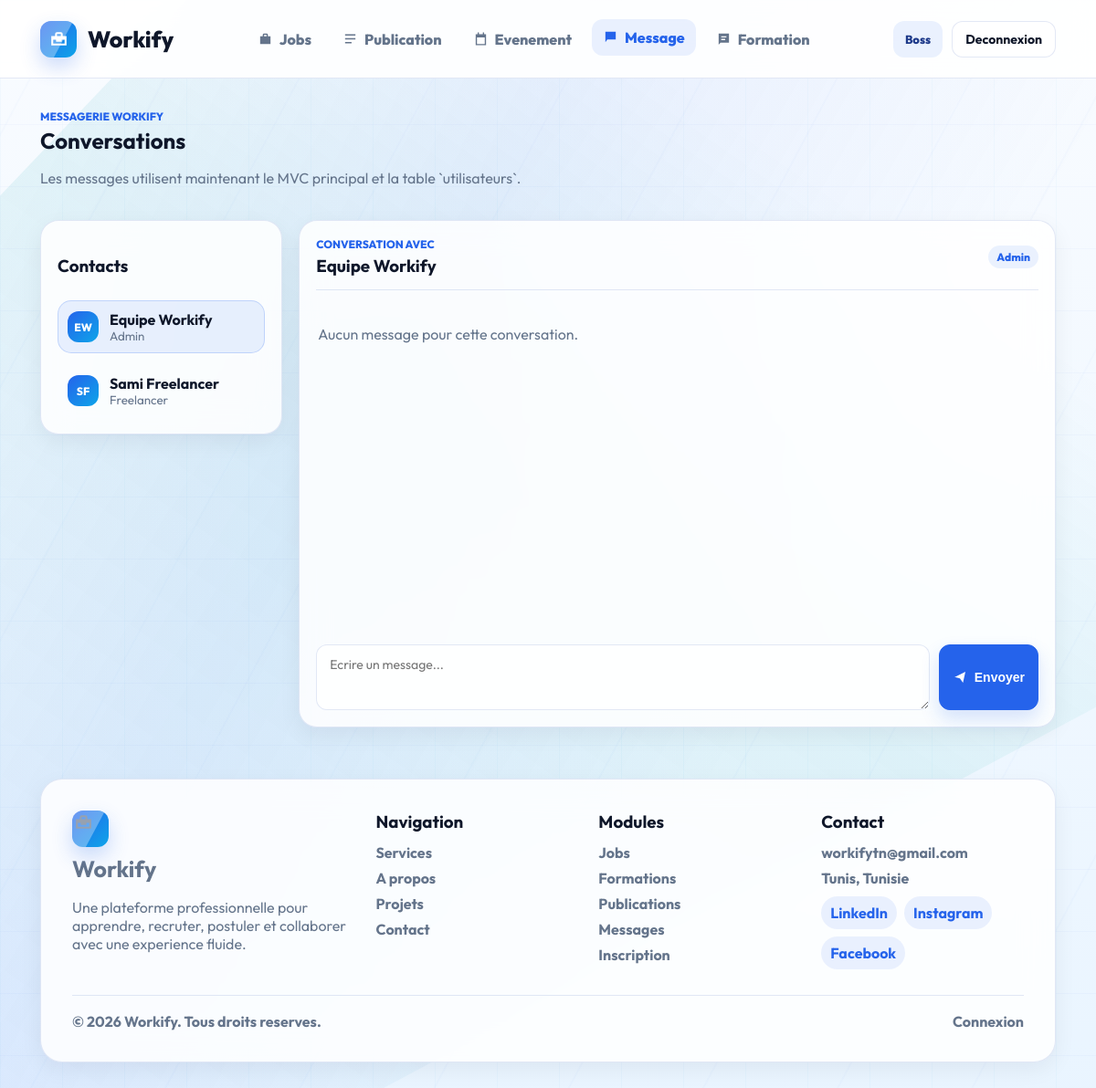
Before: /controller/MessageC.php?office=front&action=list&with=1 (signed in) with the older database file.
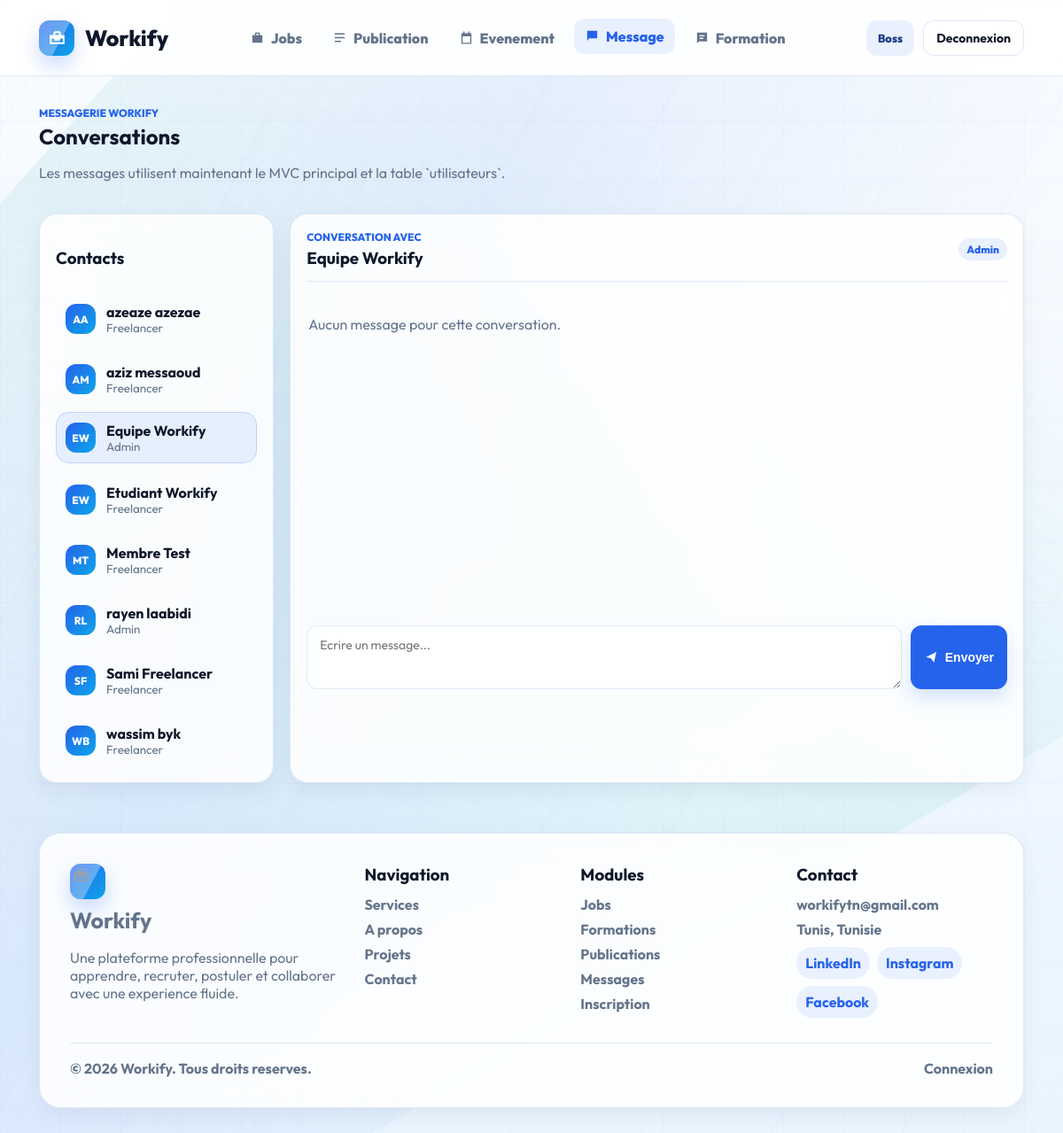
After: the same page with the newer database file.
### tables this page shows
CREATE TABLE `utilisateurs` (
  `id` int(11) NOT NULL AUTO_INCREMENT,
  `role_id` int(11) NOT NULL,
  `first_name` varchar(100) NOT NULL,
  `last_name` varchar(100) NOT NULL,
  `email` varchar(190) NOT NULL,
  `phone` varchar(40) DEFAULT NULL,
  `password` varchar(255) NOT NULL,
  `headline` varchar(150) NOT NULL,
  `bio` text NOT NULL,
  `avatar_url` varchar(255) DEFAULT NULL,
  `status` enum('active','pending','blocked') NOT NULL DEFAULT 'active',
  `created_at` datetime NOT NULL DEFAULT current_timestamp(),
  PRIMARY KEY (`id`),
  UNIQUE KEY `email` (`email`),
  KEY `fk_utilisateurs_role` (`role_id`),
  CONSTRAINT `fk_utilisateurs_role` FOREIGN KEY (`role_id`) REFERENCES `roles` (`id`) ON UPDATE CASCADE
);

CREATE TABLE `roles` (
  `id` int(11) NOT NULL AUTO_INCREMENT,
  `name` varchar(60) NOT NULL,
  `slug` varchar(40) NOT NULL,
  `description` varchar(255) DEFAULT NULL,
  PRIMARY KEY (`id`),
  UNIQUE KEY `slug` (`slug`)
);

### controller/AuthC.php (called while the page is built, shortened)
<?php
class AuthC
{
    public static function isLoggedIn()
    {
        return isset($_SESSION['user_id']);
    }
    public static function currentUserName()
    {
        return isset($_SESSION['user_name']) ? $_SESSION['user_name'] : '';
    }
}
?>

### controller/MessageModel.php (called while the page is built, shortened)
<?php
class MessageModel
{
    public function listeUtilisateursContactables($currentUserId)
    {
        $sql = 'SELECT u.*, r.slug AS role_slug, r.name AS role_name
                FROM utilisateurs u
                INNER JOIN roles r ON u.role_id = r.id
                WHERE u.status = "active" AND u.id != :id
                ORDER BY u.first_name ASC, u.last_name ASC';
        $db = config::getConnexion();
        try {
            $query = $db->prepare($sql);
            $query->execute(['id' => (int) $currentUserId]);
            return $query->fetchAll();
        } catch (Exception $e) {
            die('Erreur: ' . $e->getMessage());
        }
    }
}
?>

### controller/UtilisateurModel.php (called while the page is built, shortened)
<?php
class UtilisateurModel
{
    public function getUtilisateurById($id)
    {
        $sql = 'SELECT u.*, r.name AS role_name, r.slug AS role_slug
                FROM utilisateurs u
                INNER JOIN roles r ON u.role_id = r.id
                WHERE u.id = :id';
        $db = config::getConnexion();
        try {
            $query = $db->prepare($sql);
            $query->execute(['id' => $id]);
            return $query->fetch();
        } catch (Exception $e) {
            die('Erreur: ' . $e->getMessage());
        }
    }
}
?>

### view/messages/list.php (the view, shortened to what this page needs)
<?php
$activeModule = 'messages';
$contacts = isset($contacts) ? $contacts : [];
$messages = isset($messages) ? $messages : [];
$selectedUser = isset($selectedUser) ? $selectedUser : null;
include __DIR__ . '/../includes/header.php';
?>
<div class="toolbar">
    <div>
        <p class="eyebrow">Messagerie Workify</p>
        <h2>Conversations</h2>
        <p class="muted">Les messages utilisent maintenant le MVC principal et la table `utilisateurs`.</p>
    </div>
</div>
<div class="message-layout">
    <aside class="message-contacts">
        <h3>Contacts</h3>
        <?php foreach ($contacts as $contactItem) { ?>
            <a class="contact-row <?= $selectedUser && (int) $selectedUser['id'] === (int) $contactItem['id'] ? 'active' : ''; ?>" href="../controller/MessageC.php?office=front&action=list&with=<?= (int) $contactItem['id']; ?>">
                <span class="avatar-pill small"><?= htmlspecialchars(strtoupper(substr($contactItem['first_name'], 0, 1) . substr($contactItem['last_name'], 0, 1)), ENT_QUOTES); ?></span>
                <span>
                    <strong><?= htmlspecialchars($contactItem['first_name'] . ' ' . $contactItem['last_name'], ENT_QUOTES); ?></strong>
                    <small><?= htmlspecialchars($contactItem['role_name'], ENT_QUOTES); ?></small>
                </span>
            </a>
        <?php } ?>
    </aside>
    <section class="message-panel">
        <?php if (!$selectedUser) { ?>
            <div class="empty-state">
                <h3>Choisissez un contact</h3>
                <p class="muted">Selectionnez un utilisateur pour commencer la conversation.</p>
            </div>
        <?php } else { ?>
            <div class="message-head">
                <div>
                    <p class="eyebrow">Conversation avec</p>
                    <h3><?= htmlspecialchars($selectedUser['first_name'] . ' ' . $selectedUser['last_name'], ENT_QUOTES); ?></h3>
                </div>
                <span class="badge"><?= htmlspecialchars($selectedUser['role_name'], ENT_QUOTES); ?></span>
            </div>
            <div class="message-thread">
                <?php if (empty($messages)) { ?>
                    <p class="muted">Aucun message pour cette conversation.</p>
                <?php } ?>
            </div>
            <form class="message-form" action="../controller/MessageC.php?office=front&action=send" method="post">
                <textarea name="content" placeholder="Ecrire un message..." required></textarea>
                <button class="btn btn-primary" type="submit">
                    <svg viewBox="0 0 24 24"><path d="M3 12 21 3l-4 18-5-7-7-2z"/></svg>
                    Envoyer
                </button>
            </form>
        <?php } ?>
    </section>
</div>
<?php include __DIR__ . '/../includes/footer.php'; ?>

### controller/MessageC.php (shortened to what this page needs)
<?php
require_once __DIR__ . '/MessageModel.php';
require_once __DIR__ . '/UtilisateurModel.php';
require_once __DIR__ . '/AuthC.php';
class MessageC
{
    private $messageModel;
    private $utilisateurModel;
    public function __construct()
    {
        $this->messageModel = new MessageModel();
        $this->utilisateurModel = new UtilisateurModel();
    }
    public function handleRequest()
    {
        $action = isset($_GET['action']) ? $_GET['action'] : 'list';
        $office = $this->office();
        if ($action === 'send') {
            $this->envoyer();
        } elseif ($action === 'delete') {
            $this->supprimer();
        } else {
            $office === 'back' ? $this->admin() : $this->liste();
        }
    }
    private function office()
    {
        return (isset($_GET['office']) && $_GET['office'] === 'back') ? 'back' : 'front';
    }
    private function liste()
    {
        $office = 'front';
        $currentUser = $this->currentUser();
        $contacts = $this->messageModel->listeUtilisateursContactables((int) $currentUser['id']);
        $with = isset($_GET['with']) ? (int) $_GET['with'] : 0;
        $selectedUser = $with > 0 ? $this->utilisateurModel->getUtilisateurById($with) : null;
        include __DIR__ . '/../view/messages/list.php';
    }
    private function currentUser()
    {
        $user = $this->utilisateurModel->getUtilisateurById(AuthC::currentUserId());
        return $user;
    }
}
$controller = new MessageC();
$controller->handleRequest();
?>

### view/includes/header.php (shortened to what this page needs)
<?php
require_once __DIR__ . '/../../controller/AuthC.php';
$pageTitle = isset($pageTitle) ? $pageTitle : 'Workify';
$office = isset($office) ? $office : 'front';
$activeModule = isset($activeModule) ? $activeModule : '';
$isAdmin = AuthC::isAdmin();
$isLoggedIn = AuthC::isLoggedIn();
$isBackOffice = $office === 'back' && $isAdmin;
$frontLinks = [
    ['key' => 'jobs', 'label' => 'Jobs', 'href' => '../controller/JobC.php?office=front&action=list', 'icon' => 'M10 4h4a2 2 0 0 1 2 2v2h4v12H4V8h4V6a2 2 0 0 1 2-2zm4 4V6h-4v2h4z'],
    ['key' => 'publications', 'label' => 'Publication', 'href' => '../controller/PublicationC.php?office=front&action=list', 'icon' => 'M4 5h16v2H4V5zm0 6h16v2H4v-2zm0 6h10v2H4v-2z'],
    ['key' => 'events', 'label' => 'Evenement', 'href' => '../controller/HomeC.php#services', 'icon' => 'M7 2h2v3h6V2h2v3h3v17H4V5h3V2zm11 8H6v10h12V10z'],
    ['key' => 'messages', 'label' => 'Message', 'href' => '../controller/MessageC.php?office=front&action=list', 'icon' => 'M4 4h16v12H7l-3 4V4z'],
    ['key' => 'formations', 'label' => 'Formation', 'href' => '../controller/FormationC.php?office=front&action=list', 'icon' => 'M4 4h16v14H7l-3 3V4zm4 4v2h8V8H8zm0 4v2h6v-2H8z']
];
$backLinks = [
    ['key' => 'dashboard', 'label' => 'Dashboard', 'href' => '../controller/BackDashboardC.php', 'icon' => 'M3 13h8V3H3v10zm0 8h8v-6H3v6zm10 0h8V11h-8v10zm0-18v6h8V3h-8z'],
    ['key' => 'jobs', 'label' => 'Jobs', 'href' => '../controller/JobC.php?office=back&action=list', 'icon' => 'M10 4h4a2 2 0 0 1 2 2v2h4v12H4V8h4V6a2 2 0 0 1 2-2zm4 4V6h-4v2h4z'],
    ['key' => 'publications', 'label' => 'Publication', 'href' => '../controller/PublicationC.php?office=back&action=list', 'icon' => 'M4 5h16v2H4V5zm0 6h16v2H4v-2zm0 6h10v2H4v-2z'],
    ['key' => 'events', 'label' => 'Evenement', 'href' => '#events', 'icon' => 'M7 2h2v3h6V2h2v3h3v17H4V5h3V2zm11 8H6v10h12V10z'],
    ['key' => 'messages', 'label' => 'Message', 'href' => '../controller/MessageC.php?office=back&action=list', 'icon' => 'M4 4h16v12H7l-3 4V4z'],
    ['key' => 'formations', 'label' => 'Formation', 'href' => '../controller/FormationC.php?office=back&action=list', 'icon' => 'M4 4h16v14H7l-3 3V4zm4 4v2h8V8H8zm0 4v2h6v-2H8z'],
    ['key' => 'users', 'label' => 'Users', 'href' => '../controller/UtilisateurC.php?action=list', 'icon' => 'M12 12c2.2 0 4-1.8 4-4s-1.8-4-4-4-4 1.8-4 4 1.8 4 4 4zm0 2c-2.7 0-8 1.4-8 4.2V20h16v-1.8c0-2.8-5.3-4.2-8-4.2z'],
    ['key' => 'contacts', 'label' => 'Contacts', 'href' => '../controller/ContactC.php?action=list', 'icon' => 'M20 4H4c-1.1 0-2 .9-2 2v12c0 1.1.9 2 2 2h16c1.1 0 2-.9 2-2V6c0-1.1-.9-2-2-2zm0 4-8 5-8-5V6l8 5 8-5v2z']
];
?>
<!DOCTYPE html>
<html lang="fr">
<head>
    <link rel="stylesheet" href="../assets/css/style.css">
</head>
<body class="<?= $isBackOffice ? 'back-mode' : 'front-mode'; ?>">
    <div class="<?= $isBackOffice ? 'app-shell' : 'front-shell'; ?>">
        <?php if ($isBackOffice) { ?>
            <aside class="sidebar">
                <a class="brand" href="../controller/BackDashboardC.php">
                    <span class="brand-mark brand-briefcase" aria-hidden="true">
                        <svg viewBox="0 0 24 24"><path d="M10 5h4a2 2 0 0 1 2 2v2h4v10H4V9h4V7a2 2 0 0 1 2-2zm4 4V7h-4v2h4zm-8 4v4h12v-4h-3v2H9v-2H6z"/></svg>
                    </span>
                    <span class="brand-text">Workify</span>
                </a>
                <div class="nav-title">Navigation</div>
                <?php foreach ($backLinks as $link) { ?>
                    <a class="nav-link <?= $activeModule === $link['key'] ? 'active' : ''; ?>" data-module="<?= htmlspecialchars($link['key'], ENT_QUOTES); ?>" href="<?= htmlspecialchars($link['href'], ENT_QUOTES); ?>">
                        <span class="nav-icon" aria-hidden="true"><svg viewBox="0 0 24 24"><path d="<?= htmlspecialchars($link['icon'], ENT_QUOTES); ?>"/></svg></span>
                        <?= htmlspecialchars($link['label'], ENT_QUOTES); ?>
                    </a>
                <?php } ?>
            </aside>
            <main class="main-content">
                <header class="topbar">
                    <div>
                        <p class="eyebrow">Espace prive</p>
                        <h1><?= htmlspecialchars($pageTitle, ENT_QUOTES); ?></h1>
                    </div>
                    <div class="topbar-actions">
                        <span class="admin-pill"><?= htmlspecialchars(AuthC::currentUserName(), ENT_QUOTES); ?></span>
                        <a class="btn btn-danger" href="../controller/AuthController.php?action=logout">Deconnexion</a>
                    </div>
                </header>
                <section class="page">
        <?php } else { ?>
            <header class="public-header">
                <a class="public-brand" href="../controller/HomeC.php">
                    <span class="brand-mark brand-briefcase" aria-hidden="true">
                        <svg viewBox="0 0 24 24"><path d="M10 5h4a2 2 0 0 1 2 2v2h4v10H4V9h4V7a2 2 0 0 1 2-2zm4 4V7h-4v2h4zm-8 4v4h12v-4h-3v2H9v-2H6z"/></svg>
                    </span>
                    <span class="brand-text">Workify</span>
                </a>
                <nav class="public-nav" aria-label="Navigation principale">
                    <?php foreach ($frontLinks as $link) { ?>
                        <a class="<?= $activeModule === $link['key'] ? 'active' : ''; ?>" data-module="<?= htmlspecialchars($link['key'], ENT_QUOTES); ?>" href="<?= htmlspecialchars($link['href'], ENT_QUOTES); ?>">
                            <svg viewBox="0 0 24 24" aria-hidden="true"><path d="<?= htmlspecialchars($link['icon'], ENT_QUOTES); ?>"/></svg>
                            <?= htmlspecialchars($link['label'], ENT_QUOTES); ?>
                        </a>
                    <?php } ?>
                </nav>
                <div class="public-actions">
                    <?php if ($isLoggedIn) { ?>
                        <span class="admin-pill"><?= htmlspecialchars(AuthC::currentUserName(), ENT_QUOTES); ?></span>
                        <a class="btn" href="../controller/AuthController.php?action=logout">Deconnexion</a>
                    <?php } else { ?>
                        <a class="btn" href="../controller/AuthController.php?action=signup">Inscription</a>
                        <a class="btn btn-primary" href="../controller/AuthController.php?action=login">Connexion</a>
                    <?php } ?>
                </div>
            </header>
            <main class="public-main">
                <section class="page">
        <?php } ?>

### view/includes/footer.php (shortened to what this page needs)
            </section>
            <?php if (!isset($isBackOffice) || !$isBackOffice) { ?>
                <footer class="site-footer">
                    <div class="footer-grid">
                        <div>
                            <a class="public-brand footer-brand" href="../controller/HomeC.php">
                                <span class="brand-mark brand-briefcase" aria-hidden="true">
                                    <svg viewBox="0 0 24 24"><path d="M10 5h4a2 2 0 0 1 2 2v2h4v10H4V9h4V7a2 2 0 0 1 2-2zm4 4V7h-4v2h4zm-8 4v4h12v-4h-3v2H9v-2H6z"/></svg>
                                </span>
                                <span class="brand-text">Workify</span>
                            </a>
                            <p class="muted">Une plateforme professionnelle pour apprendre, recruter, postuler et collaborer avec une experience fluide.</p>
                        </div>
                        <div>
                            <h3>Navigation</h3>
                            <a href="../controller/HomeC.php#services">Services</a>
                            <a href="../controller/HomeC.php#about">A propos</a>
                            <a href="../controller/HomeC.php#projects">Projets</a>
                            <a href="../controller/HomeC.php#contact">Contact</a>
                        </div>
                        <div>
                            <h3>Modules</h3>
                            <a href="../controller/JobC.php?office=front&action=list">Jobs</a>
                            <a href="../controller/FormationC.php?office=front&action=list">Formations</a>
                            <a href="../controller/PublicationC.php?office=front&action=list">Publications</a>
                            <a href="../controller/MessageC.php?office=front&action=list">Messages</a>
                            <a href="../controller/AuthController.php?action=signup">Inscription</a>
                        </div>
                        <div>
                            <h3>Contact</h3>
                            <span>workifytn@gmail.com</span>
                            <span>Tunis, Tunisie</span>
                            <div class="social-links">
                                <a href="#contact">LinkedIn</a>
                                <a href="#contact">Instagram</a>
                                <a href="#contact">Facebook</a>
                            </div>
                        </div>
                    </div>
                    <div class="footer-bottom">
                        <span>&copy; <?= date('Y'); ?> Workify. Tous droits reserves.</span>
                        <a href="../controller/AuthController.php?action=login">Connexion</a>
                    </div>
                </footer>
            <?php } ?>
        </main>
    </div>
</body>
</html>

Changed rows visible on the page:
added utilisateurs: first_name+last_name "AA", first_name+last_name "azeaze azezae", role.name "Freelancer"
added utilisateurs: first_name+last_name "AM", first_name+last_name "aziz messaoud", role.name "Freelancer"
added utilisateurs: first_name+last_name "EW", first_name+last_name "Etudiant Workify", role.name "Freelancer"
added utilisateurs: first_name+last_name "MT", first_name+last_name "Membre Test", role.name "Freelancer"
added utilisateurs: first_name+last_name "RL", first_name+last_name "rayen laabidi", role.name "Admin"
added utilisateurs: first_name+last_name "WB", first_name+last_name "wassim byk", role.name "Freelancer"
